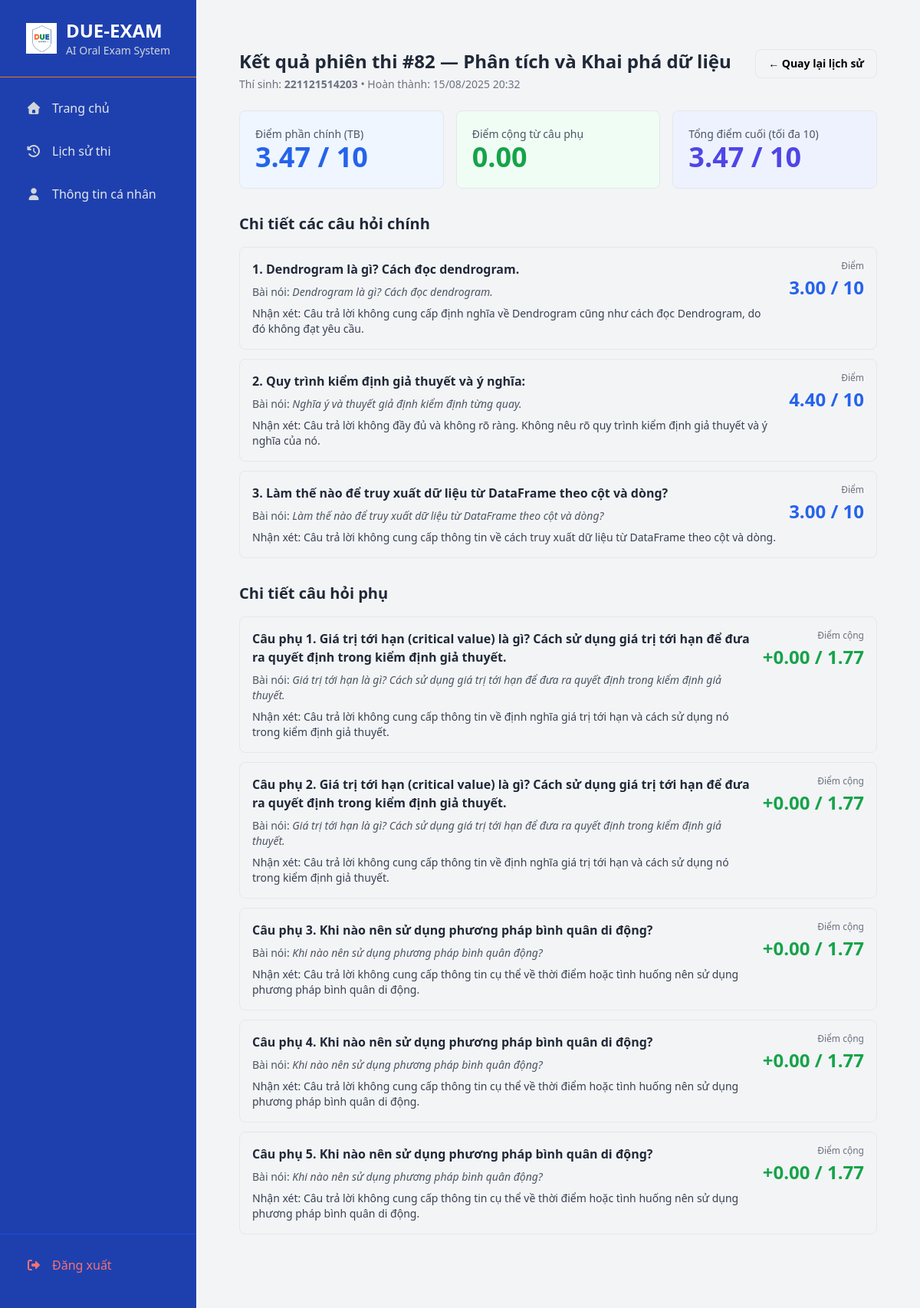
/history/82/ (signed in), run on the app's committed database.
### qna/models.py (models this page shows, shortened)
class ExamSession(models.Model):
    user = models.ForeignKey(User, on_delete=models.CASCADE, related_name='exam_sessions')
    subject = models.ForeignKey(Subject, on_delete=models.CASCADE)
    questions = models.ManyToManyField(Question, related_name='exam_sessions')
    created_at = models.DateTimeField(auto_now_add=True, verbose_name="Ngày thi")
    is_completed = models.BooleanField(default=False)
    completed_at = models.DateTimeField(null=True, blank=True, verbose_name="Thời gian hoàn thành")
    final_score = models.FloatField(null=True, blank=True)

class Subject(models.Model):
    name = models.CharField(max_length=255, verbose_name="Tên môn học")
    subject_code = models.CharField(max_length=20, unique=True, verbose_name="Mã môn học")
    quiz_data_file = models.CharField(max_length=255, blank=True, null=True, help_text="Ví dụ: data_analysis_quiz.json")

class ExamResult(models.Model):
    session = models.ForeignKey(ExamSession, on_delete=models.CASCADE, related_name='results')
    question = models.ForeignKey(Question, on_delete=models.CASCADE)
    transcript = models.TextField(verbose_name="Nội dung trả lời")
    score = models.FloatField(verbose_name="Điểm số")
    feedback = models.TextField(verbose_name="Nhận xét của AI", null=True, blank=True)
    analysis = models.JSONField(verbose_name="Phân tích chi tiết", null=True, blank=True)
    answered_at = models.DateTimeField(auto_now_add=True)

class Question(models.Model):
    subject = models.ForeignKey(Subject, on_delete=models.CASCADE, related_name="questions", verbose_name="Môn học")
    question_text = models.TextField(verbose_name="Nội dung câu hỏi")
    question_id_in_barem = models.CharField(max_length=20, verbose_name="ID câu hỏi trong tệp barem",
                                            help_text="Ví dụ: Q1, Q2...")
    is_supplementary = models.BooleanField(default=False, verbose_name="Là câu hỏi phụ")

class SupplementaryResult(models.Model):
    session = models.ForeignKey(ExamSession, on_delete=models.CASCADE, related_name='supplementary_results')
    question_text = models.TextField()
    transcript = models.TextField(blank=True, null=True)
    score = models.FloatField(default=0.0)
    max_score = models.FloatField(default=1.0)
    feedback = models.TextField(blank=True, null=True)
    analysis = models.JSONField(blank=True, null=True)
    created_at = models.DateTimeField(auto_now_add=True)

### qna/views.py (the view)
# urls.py: path('history/<int:session_id>/', views.history_detail_view, name='history_detail'),
@login_required
def history_detail_view(request: HttpRequest, session_id: int) -> HttpResponse:
    session = get_object_or_404(
        ExamSession.objects.select_related("subject", "user"),
        pk=session_id,
    )
    _ensure_owner(session, request.user)
    results = (
        ExamResult.objects.filter(session=session)
        .select_related("question")
        .order_by("question_id")
    )
    supp_results = SupplementaryResult.objects.filter(session=session).order_by("created_at")
    main_avg, supp_sum, final_total = _compute_scores(session)
    return render(request, "qna/history_detail.html", {
        "session": session,
        "results": results,
        "supp_results": supp_results,
        "main_avg": main_avg,        # có thể là None; template dùng |default:0 nếu cần
        "supp_sum": supp_sum,
        "final_total": final_total,
    })

### qna/views.py (called while the page is built)
def _ensure_owner(session: ExamSession, user) -> None:
    if session.user_id != getattr(user, "id", None):
        raise PermissionDenied("Bạn không có quyền với phiên thi này.")

def _compute_scores(session: ExamSession) -> Tuple[Optional[float], float, float]:
    mains = list(ExamResult.objects.filter(session=session).only("score"))
    if not mains:
        supp_sum = sum(sr.score or 0.0 for sr in SupplementaryResult.objects
                       .filter(session=session).only("score"))
        return None, supp_sum, 0.0
    main_avg = sum((er.score or 0.0) for er in mains) / len(mains)
    supp_sum = sum((sr.score or 0.0) for sr in SupplementaryResult.objects
                   .filter(session=session).only("score"))
    final_total = min(10.0, main_avg + supp_sum)
    return main_avg, supp_sum, final_total

### qna/templates/qna/history_detail.html (shortened to what this page needs)
{% extends "base.html" %}
{% load static %}
{% block content %}
<div class="max-w-5xl mx-auto px-4 py-6">
  <div class="flex items-start justify-between mb-6">
    <div>
      <h1 class="text-2xl font-bold text-gray-800">
        Kết quả phiên thi #{{ session.id }} — {{ session.subject.name }}
      </h1>
      <p class="text-sm text-gray-500 mt-1">
        Thí sinh: <span class="font-semibold">{{ session.user.username }}</span>
        {% if session.completed_at %} • Hoàn thành: {{ session.completed_at|date:"d/m/Y H:i" }}{% endif %}
      </p>
    </div>
    <a href="{% url 'history' %}" class="inline-flex items-center px-4 py-2 rounded-lg border text-sm font-semibold hover:bg-gray-50">
      ← Quay lại lịch sử
    </a>
  </div>
  <div class="grid grid-cols-1 sm:grid-cols-3 gap-4 mb-8">
    <div class="bg-blue-50 p-5 rounded-lg border">
      <div class="text-sm text-gray-600">Điểm phần chính (TB)</div>
      <div class="text-4xl font-extrabold text-blue-600">
        {% if main_avg is not None %}{{ main_avg|floatformat:2 }}{% else %}-{% endif %} / 10
      </div>
    </div>
    <div class="bg-green-50 p-5 rounded-lg border">
      <div class="text-sm text-gray-600">Điểm cộng từ câu phụ</div>
      <div class="text-4xl font-extrabold text-green-600">
        {{ supp_sum|default:0|floatformat:2 }}
      </div>
    </div>
    <div class="bg-indigo-50 p-5 rounded-lg border">
      <div class="text-sm text-gray-600">Tổng điểm cuối (tối đa 10)</div>
      <div class="text-4xl font-extrabold text-indigo-600">
        {{ final_total|default:0|floatformat:2 }} / 10
      </div>
    </div>
  </div>
  <div class="mb-8">
    <h3 class="text-xl font-bold text-gray-800 mb-4">Chi tiết các câu hỏi chính</h3>
    {% if results %}
      <div class="space-y-3">
        {% for result in results %}
          <div class="p-4 border rounded-lg transition-all hover:shadow-md hover:border-blue-300">
            <div class="flex justify-between items-start gap-4">
              <div class="min-w-0">
                <p class="font-semibold text-gray-800">
                  {{ forloop.counter }}. {{ result.question.question_text }}
                </p>
                {% if result.transcript %}
                <p class="text-sm text-gray-600 mt-2">
                  <span class="font-medium">Bài nói:</span>
                  <span class="italic">{{ result.transcript }}</span>
                </p>
                {% endif %}
                {% if result.feedback %}
                <p class="text-sm text-gray-700 mt-2">
                  <span class="font-medium">Nhận xét:</span> {{ result.feedback }}
                </p>
                {% endif %}
              </div>
              <div class="flex-shrink-0 text-right">
                <div class="text-xs text-gray-500 mb-1">Điểm</div>
                <div class="text-2xl font-bold text-blue-600">
                  {{ result.score|default:0|floatformat:2 }} / 10
                </div>
              </div>
            </div>
          </div>
        {% endfor %}
      </div>
    {% else %}
      <div class="text-gray-500">Chưa có kết quả phần chính.</div>
    {% endif %}
  </div>
  <div class="mb-8">
    <h3 class="text-xl font-bold text-gray-800 mb-4">Chi tiết câu hỏi phụ</h3>
    {% if supp_results %}
      <div class="space-y-3">
        {% for s in supp_results %}
          <div class="p-4 border rounded-lg transition-all hover:shadow-md hover:border-green-300">
            <div class="flex justify-between items-start gap-4">
              <div class="min-w-0">
                <p class="font-semibold text-gray-800">
                  Câu phụ {{ forloop.counter }}. {{ s.question_text }}
                </p>
                {% if s.transcript %}
                <p class="text-sm text-gray-600 mt-2">
                  <span class="font-medium">Bài nói:</span>
                  <span class="italic">{{ s.transcript }}</span>
                </p>
                {% endif %}
                {% if s.feedback %}
                <p class="text-sm text-gray-700 mt-2">
                  <span class="font-medium">Nhận xét:</span> {{ s.feedback }}
                </p>
                {% endif %}
              </div>
              <div class="flex-shrink-0 text-right">
                <div class="text-xs text-gray-500 mb-1">Điểm cộng</div>
                <div class="text-2xl font-bold text-green-600">
                  +{{ s.score|default:0|floatformat:2 }} / {{ s.max_score|default:0|floatformat:2 }}
                </div>
              </div>
            </div>
          </div>
        {% endfor %}
      </div>
    {% else %}
      <div class="text-gray-500">Không có câu hỏi phụ.</div>
    {% endif %}
  </div>
</div>
{% endblock %}

### data on the page
ExamSession: id "82", subject.name "Phân tích và Khai phá dữ liệu", user.username "221121514203", completed_at "15/08/2025 20:32"
ExamResult: question.question_text "Dendrogram là gì? Cách đọc dendrogram.", transcript "Dendrogram là gì? Cách đọc dendrogram.", feedback "Câu trả lời không cung cấp định nghĩa về Dendrogram cũng như cách đọc Dendrogram, do đó không đạt yêu cầu.", score "3.00"
ExamResult: question.question_text "Quy trình kiểm định giả thuyết và ý nghĩa:", transcript "Nghĩa ý và thuyết giả định kiểm định từng quay.", feedback "Câu trả lời không đầy đủ và không rõ ràng. Không nêu rõ quy trình kiểm định giả thuyết và ý nghĩa của nó.", score "4.40"
ExamResult: question.question_text "Làm thế nào để truy xuất dữ liệu từ DataFrame theo cột và dòng?", transcript "Làm thế nào để truy xuất dữ liệu từ DataFrame theo cột và dòng?", feedback "Câu trả lời không cung cấp thông tin về cách truy xuất dữ liệu từ DataFrame theo cột và dòng.", score "3.00"
SupplementaryResult: question_text "Giá trị tới hạn (critical value) là gì? Cách sử dụng giá trị tới hạn để đưa ra quyết định trong kiểm định giả thuyết.", transcript "Giá trị tới hạn là gì? Cách sử dụng giá trị tới hạn để đưa ra quyết định trong kiểm định giả thuyết.", feedback "Câu trả lời không cung cấp thông tin về định nghĩa giá trị tới hạn và cách sử dụng nó trong kiểm định giả thuyết.", score "0.00", max_score "1.77"
SupplementaryResult: question_text "Giá trị tới hạn (critical value) là gì? Cách sử dụng giá trị tới hạn để đưa ra quyết định trong kiểm định giả thuyết.", transcript "Giá trị tới hạn là gì? Cách sử dụng giá trị tới hạn để đưa ra quyết định trong kiểm định giả thuyết.", feedback "Câu trả lời không cung cấp thông tin về định nghĩa giá trị tới hạn và cách sử dụng nó trong kiểm định giả thuyết.", score "0.00", max_score "1.77"
SupplementaryResult: question_text "Khi nào nên sử dụng phương pháp bình quân di động?", transcript "Khi nào nên sử dụng phương pháp bình quân động?", feedback "Câu trả lời không cung cấp thông tin cụ thể về thời điểm hoặc tình huống nên sử dụng phương pháp bình quân di động.", score "0.00", max_score "1.77"
SupplementaryResult: question_text "Khi nào nên sử dụng phương pháp bình quân di động?", transcript "Khi nào nên sử dụng phương pháp bình quân động?", feedback "Câu trả lời không cung cấp thông tin cụ thể về thời điểm hoặc tình huống nên sử dụng phương pháp bình quân di động.", score "0.00", max_score "1.77"
SupplementaryResult: question_text "Khi nào nên sử dụng phương pháp bình quân di động?", transcript "Khi nào nên sử dụng phương pháp bình quân động?", feedback "Câu trả lời không cung cấp thông tin cụ thể về thời điểm hoặc tình huống nên sử dụng phương pháp bình quân di động.", score "0.00", max_score "1.77"

### other printed values
{{ main_avg|floatformat:2 }} "3.47"
{{ supp_sum|default:0|floatformat:2 }} "0.00"
{{ final_total|default:0|floatformat:2 }} "3.47"
